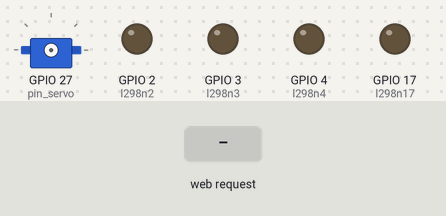
This program was run on a simulated Raspberry Pi (BCM pin numbers). Parts: servo, output pins drawn as LEDs (lit = HIGH). The test bench sets the inputs (shaded band). Servo angles are drawn from the pulse width (0.5 ms = 0°, 2.5 ms = 180°); the clock reads 2024-03-15 10:24:30 at power-on unless the program sets it; what the program prints to the terminal is not drawn.

Above: at 1.2 s.
1.3 s: HTTP request for /left received
2.8 s: HTTP request for /middle received
At 3.5 s:
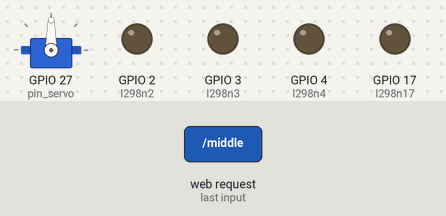
4.3 s: HTTP request for /right received
At 4.6 s:
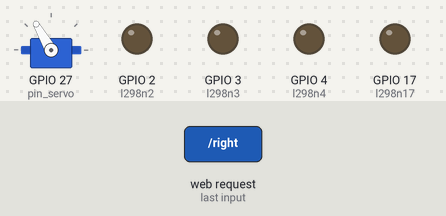
5.8 s: HTTP request for /run received
At 7.0 s:
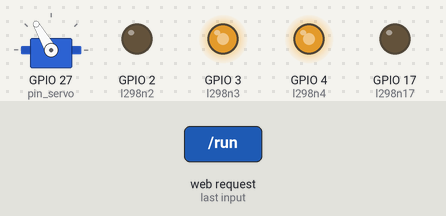
7.3 s: HTTP request for /back received
At 8.1 s:
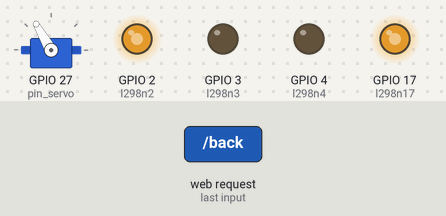
8.8 s: HTTP request for /left received
At 9.2 s:
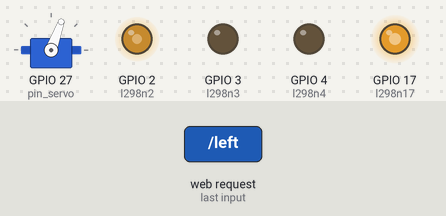
Timing chart, 0 to 11.3 s (numbered marks = the images above; inputs shaded):
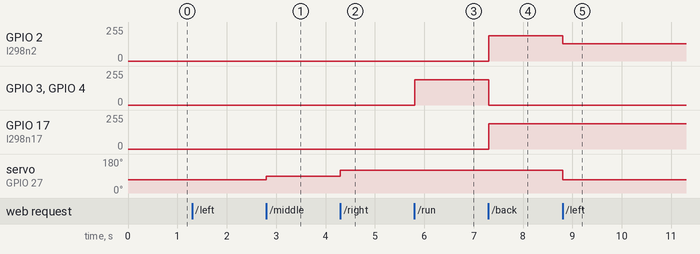

Measured:
- after the input at 2.8 s, servo on GPIO 27 (pin_servo): 70° → 90° at once
- after the input at 4.3 s, servo on GPIO 27 (pin_servo): 90° → 120° at once
- after the input at 5.8 s, GPIO 3 (l298n3), GPIO 4 (l298n4): 0/255 → 191/255 at once
- after the input at 7.3 s, GPIO 2 (l298n2), GPIO 17 (l298n17): 0/255 → 191/255 at once; GPIO 3 (l298n3), GPIO 4 (l298n4): 191/255 → 0/255 at once
- after the input at 8.8 s, GPIO 2 (l298n2): 191/255 → 128/255 at once; servo on GPIO 27 (pin_servo): 120° → 70° at once

The program:

app.py
```python
from flask import Flask, render_template,request
import time
import pigpio
import RPi.GPIO as GPIO
from gpiozero import PWMLED
pin_servo = 27
#sudo systemctl start pigpiod
GPIO.setmode(GPIO.BCM)
pwm = pigpio.pi()
pwm.set_mode(pin_servo, pigpio.OUTPUT)
pwm.set_PWM_frequency(pin_servo, 50)  # 50Hz frequency
def destroy():
    pwm.set_PWM_dutycycle(pin_servo, 0)
    pwm.set_PWM_frequency(pin_servo, 0)
def setDirection(angle):
    duty = 500 + (angle / 180) * 2000
    pwm.set_servo_pulsewidth(pin_servo, duty)
    print("角度=", angle, "-> duty=", duty)

l298n2 = PWMLED(2)
l298n3 = PWMLED(3)
l298n4 = PWMLED(4)
l298n17 = PWMLED(17)
pin=[l298n2,l298n3,l298n4,l298n17]
for i in pin:
    i.value = 0


n1 = [0,0,0,0]

def ch1(i,n1): #紀錄前後左右狀態
    if int(i)==0:
        n1[1]=0
    elif int(i)==1:
        n1[0]=0
    elif int(i)==2:
        n1[3]=0
    elif int(i)==3:
        n1[2]=0
    n1[i] = 1
    return n1
def ch2(n1):
    if n1==[1,0,1,0] : #前左
        pin[0].value = 0
        pin[1].value = 0.50
        pin[2].value = 0.75
        pin[3].value = 0
        print("前左")
    elif n1==[1,0,0,1] : #前右
        pin[0].value = 0
        pin[1].value = 0.75
        pin[2].value = 0.50
        pin[3].value = 0
        print("前右")
    elif n1==[0,1,1,0] : #後左
        pin[0].value = 0.50
        pin[1].value = 0
        pin[2].value = 0
        pin[3].value = 0.75
        print("後左")
    elif n1==[0,1,0,1] : #後左
        pin[0].value = 0.75
        pin[1].value = 0
        pin[2].value = 0
        pin[3].value = 0.50
        print("後右")
app = Flask(__name__)
@app.route('/')
def main():
    return render_template('index.html')
@app.route('/left')
def left():
    global n1
    n1 = ch1(2,n1)
    ch2(n1)
    setDirection(70)
    return render_template('index.html')
@app.route('/middle')
def middle():
    setDirection(90)
    return render_template('index.html')
@app.route('/right')
def right():
    global n1
    n1 = ch1(3,n1)
    ch2(n1)
    setDirection(120)
    return render_template('index.html')
@app.route('/run')
def run():
    global n1
    n1 = ch1(0,n1)
    ch2(n1)
    pin[0].value = 0
    pin[1].value = 0.75
    pin[2].value = 0.75
    pin[3].value = 0
    print(n1)
    return render_template('index.html')
@app.route('/back')
def back():
    global n1
    n1 = ch1(1,n1)
    ch2(n1)
    pin[0].value = 0.75
    pin[1].value = 0
    pin[2].value = 0
    pin[3].value = 0.75
    print(n1)
    return render_template('index.html')
@app.route('/stop')
def stop():
    global n1
    n1=[0,0,0,0]
    pin[0].value = 0
    pin[1].value = 0
    pin[2].value = 0
    pin[3].value = 0
    return render_template('index.html')

if __name__ == '__main__':
     app.run(host='0.0.0.0', port=8080,debug=True,use_reloader = False)
     
```
